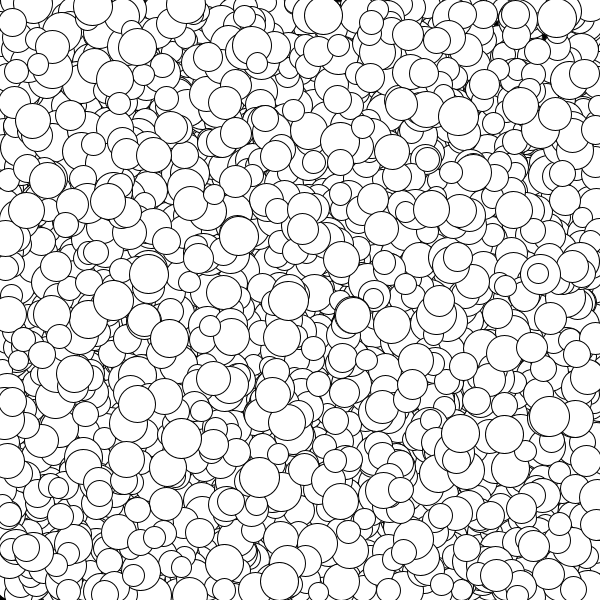
Frame 1 (no input)
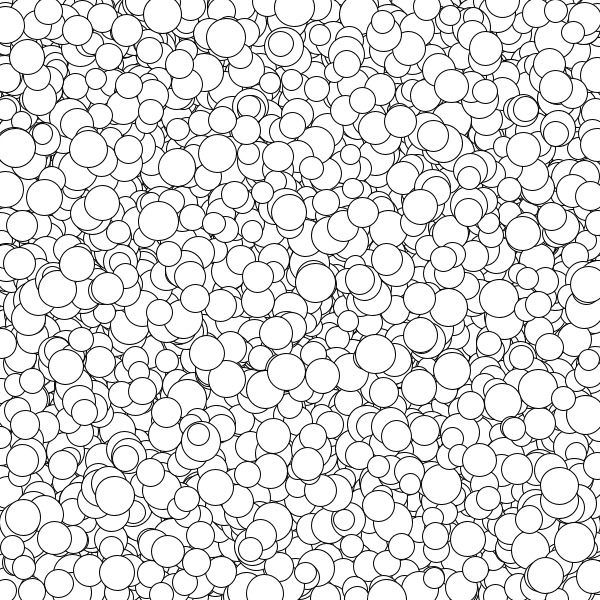
Frame 60 (the mouse pressed at the canvas centre just before this capture)
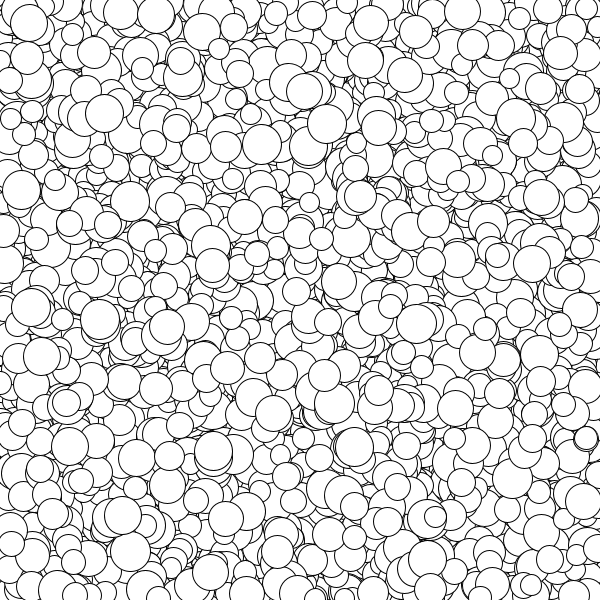
Frame 120 (the mouse held since frame 60 and released just before this capture)

The Processing sketch that drew these frames (run headless with seeded random() and noise(); from frame 60 on, the mouse is pressed at the canvas centre):

// Processing sketch: forUbicAleatorio
// ── forUbicAleatorio.pde
int cant = 5000;
void setup() {
  size(600, 600);
  background(0);
}
void draw() {
  for (int i=0; i<cant; i++) {
    float diametro = random(20, 40);
    ellipse(random(width), random(height), diametro, diametro);
  }
}
